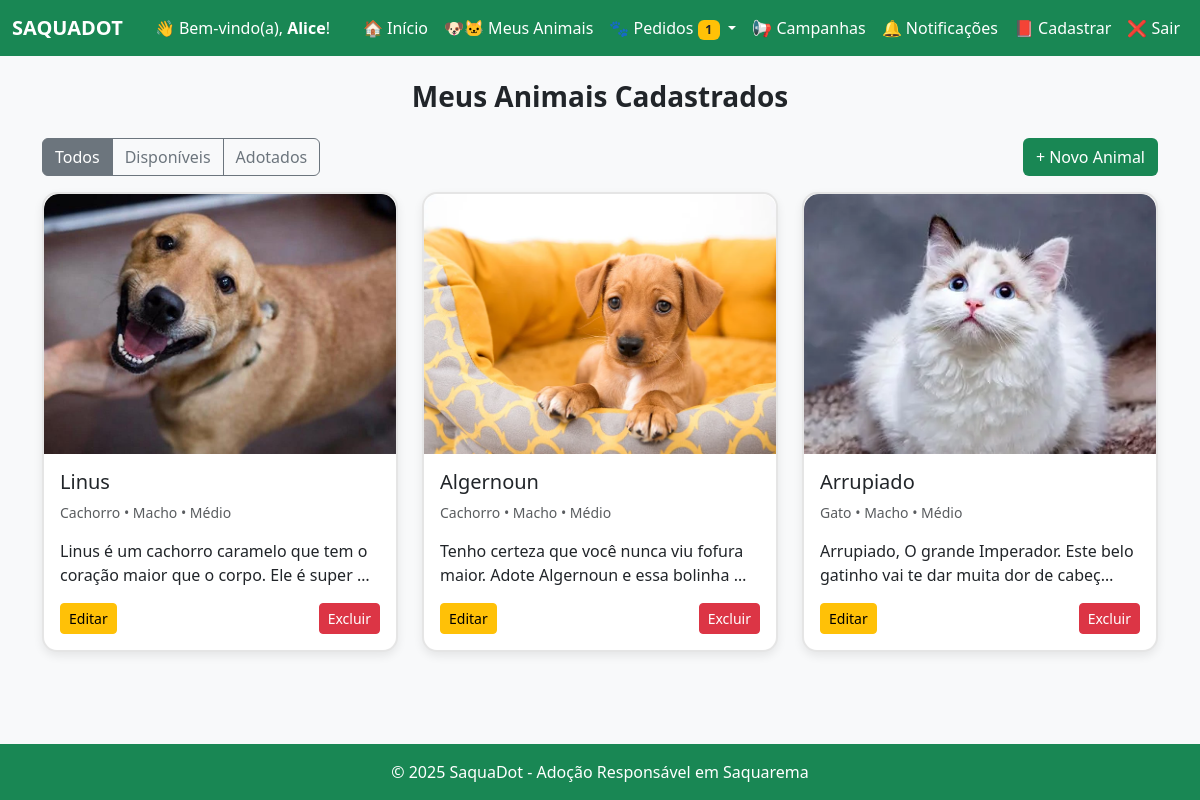
The app's page /meus-animais/ (signed in) with its own data.
### core/models.py (models this page shows, shortened)
class Animal(models.Model):
    PORTE_CHOICES = [
        ('Pequeno', 'Pequeno'),
        ('Médio', 'Médio'),
        ('Grande', 'Grande'),
    ]
    SEXO_CHOICES = [
        ('Macho', 'Macho'),
        ('Fêmea', 'Fêmea'),
    ]
    IDADE_CHOICES = [
        ('Menos de 6 meses', 'Menos de 6 meses'),
        ('7 a 11 meses', '7 a 11 meses'),
        ('1 ano', '1 ano'),
        ('2 anos', '2 anos'),
        ('3 anos', '3 anos'),
        ('4 anos', '4 anos'),
        ('5 anos', '5 anos'),
        ('6 anos', '6 anos'),
        ('7 ou mais', '7 ou mais'),
    ]
    nome = models.CharField(max_length=100)
    especie = models.CharField(max_length=50, choices=[('Cachorro', 'Cachorro'), ('Gato', 'Gato')])
    idade = models.CharField(max_length=20, choices=IDADE_CHOICES, verbose_name="Idade")
    descricao = models.TextField()
    foto = models.ImageField(upload_to='animais/')
    adotado = models.BooleanField(default=False)
    cuidador = models.ForeignKey(User, on_delete=models.CASCADE, related_name='animais')
    porte = models.CharField(
        max_length=10,
        choices=PORTE_CHOICES,
        verbose_name="Porte",
        null=True, # Permite que animais antigos não tenham porte
        blank=True # Permite que o campo seja opcional no formulário
    )
    sexo = models.CharField(
        max_length=10,
        choices=SEXO_CHOICES,
        verbose_name="Sexo",
        null=True,
        blank=True
    )
    whatsapp = models.CharField(
        max_length=20,
        blank=True,
        null=True,
        verbose_name="WhatsApp",
        help_text="Número com DDD"
    )
    email = models.EmailField(
        blank=True,
        null=True,
        verbose_name="E-mail"
    )

### core/views.py (the view)
# urls.py: path('meus-animais/', views.meus_animais, name='meus_animais'),
@login_required
def meus_animais(request):
    status = request.GET.get('status')
    animais = Animal.objects.filter(cuidador=request.user)
    if status == 'adotados':
        animais = animais.filter(adotado=True)
    elif status == 'disponiveis':
        animais = animais.filter(adotado=False)
    return render(request, 'core/meus_animais.html', {'animais': animais, 'status': status})

### core/context_processors.py (called while the page is built)
def contagem_pedidos(request):
    if request.user.is_authenticated:
        pendentes = Adocao.objects.filter(animal__cuidador=request.user, aprovado=False).count()
        return {'pedidos_pendentes': pendentes}
    return {}

def contagem_notificacoes(request):
    if request.user.is_authenticated:
        nao_lidas = Notificacao.objects.filter(usuario=request.user, lida=False).count()
        return {'notificacoes_nao_lidas': nao_lidas}
    return {}

### core/templates/core/meus_animais.html (shortened to what this page needs)
{% extends 'core/base.html' %}
{% block content %}
<h3 class="text-center mb-4"><b>Meus Animais Cadastrados</b></h3>
<div class="d-flex justify-content-between align-items-center mb-3">
  <div class="btn-group">
    <a href="{% url 'meus_animais' %}" class="btn btn-outline-secondary {% if not status %}active{% endif %}">Todos</a>
    <a href="?status=disponiveis" class="btn btn-outline-secondary {% if status == 'disponiveis' %}active{% endif %}">Disponíveis</a>
    <a href="?status=adotados" class="btn btn-outline-secondary {% if status == 'adotados' %}active{% endif %}">Adotados</a>
  </div>
  <a href="{% url 'cadastrar_animal' %}" class="btn btn-green">+ Novo Animal</a>
</div>
<div class="row">
  {% for animal in animais %}
    <div class="col-md-4 mb-4">
      <div class="card h-100 card-hover">
        <img src="{{ animal.foto.url }}" class="card-img-top" alt="{{ animal.nome }}">
        <div class="card-body">
          <h5 class="card-title">
            {{ animal.nome }}
          </h5>
          <p class="card-text small text-muted">{{ animal.especie }} • {{ animal.sexo|default_if_none:"?" }} • {{ animal.porte|default_if_none:"-" }}</p>
          <p class="card-text">{{ animal.descricao|truncatechars:80 }}</p>
          <div class="d-flex justify-content-between">
            <a href="{% url 'editar_animal' animal.id %}" class="btn btn-sm btn-warning">Editar</a>
            <a href="{% url 'excluir_animal' animal.id %}" class="btn btn-sm btn-danger">Excluir</a>
          </div>
        </div>
      </div>
    </div>
  {% empty %}
    <p class="text-center">Você ainda não cadastrou nenhum animal.</p>
  {% endfor %}
</div>
{% endblock %}

### core/templates/core/base.html (shortened to what this page needs)
{% load static %}
<!DOCTYPE html>
<html lang="pt-br">
<head>
  <link href="https://cdn.jsdelivr.net/npm/bootstrap@5.3.0/dist/css/bootstrap.min.css" rel="stylesheet">
  <link href="{% static 'core/styles.css' %}" rel="stylesheet">
</head>
<body>
  <nav class="navbar navbar-expand-lg" style="background-color: #198754;">
    <div class="container-fluid">
      <a class="navbar-brand text-white fw-bold" href="/">SAQUADOT</a>
      {% if user.is_authenticated %}
        <span class="navbar-text text-white ms-3">
          👋 Bem-vindo(a), <strong>{{ user.first_name|default:user.username }}</strong>!
        </span>
      {% endif %}
      <div class="collapse navbar-collapse justify-content-end" id="navbarNav">
        <ul class="navbar-nav">
          {% if user.is_authenticated %}
            <li class="nav-item"><a class="nav-link text-white" href="/">🏠 Início</a></li>
            <li class="nav-item"><a class="nav-link text-white" href="/meus-animais/">🐶🐱 Meus Animais</a></li>
            <li class="nav-item dropdown">
              <a class="nav-link dropdown-toggle text-white" href="#" id="navbarDropdown" role="button" data-bs-toggle="dropdown">
                🐾 Pedidos
                {% if pedidos_pendentes > 0 %}
                  <span class="badge bg-warning text-dark">{{ pedidos_pendentes }}</span>
                {% endif %}
              </a>
            </li>
            <li class="nav-item"><a class="nav-link text-white" href="/campanhas/">📢 Campanhas</a></li>
            <li class="nav-item">
              <a class="nav-link text-white position-relative" href="/notificacoes/">
                🔔 Notificações
              </a>
            </li>
            <li class="nav-item"><a class="nav-link text-white" href="/animal/cadastrar/">📕 Cadastrar</a></li>
            <li class="nav-item"><a class="nav-link text-white" href="/logout/">❌ Sair</a></li>
          {% else %}
            <li class="nav-item"><a class="nav-link text-white" href="/login/">Entrar</a></li>
            <li class="nav-item"><a class="nav-link text-white" href="/register/">Cadastrar</a></li>
          {% endif %}
        </ul>
      </div>
    </div>
  </nav>
  <div class="toast-container position-fixed bottom-0 end-0 p-3" style="z-index: 1100;">
  </div>
  <div class="container mt-4">
    {% block content %}{% endblock %}
  </div>
  <footer class="bg-success text-white text-center py-3 mt-auto">
    © 2025 SaquaDot - Adoção Responsável em Saquarema
  </footer>
</body>
</html>

### core/static/core/styles.css (style rules this page uses)
html, body { height: 100%; }
body { background-color: #f8f9fa; display: flex; flex-direction: column; }
.navbar { background-color: #198754; }
.navbar a, .navbar-brand { color: white !important; }
footer { background-color: #198754; color: white; text-align: center; padding: 15px; margin-top: auto; }
.btn-green { background-color: #198754; color: white; }
.card { position: relative; border-radius: 15px; background-color: #ffffff; box-shadow: 0 4px 10px rgba(0, 0, 0, 0.08); border: 2px solid rgba(0, 0, 0, 0.1); transition: transform 0.3s ease, box-shadow 0.3s ease, border-color 0.3s ease; overflow: hidden; }
.card-img-top { height: 260px; object-fit: cover; object-position: center; border-top-left-radius: 15px; border-top-right-radius: 15px; transition: opacity 0.3s ease, transform 0.3s ease; }

### records on screen
Animal: foto (picture), nome "Linus", especie "Cachorro", sexo "Macho", porte "Médio", descricao "Linus é um cachorro caramelo que tem o coração maior que o corpo. Ele é super …"
Animal: foto (picture), nome "Algernoun", especie "Cachorro", sexo "Macho", porte "Médio", descricao "Tenho certeza que você nunca viu fofura maior. Adote Algernoun e essa bolinha …"
Animal: foto (picture), nome "Arrupiado", especie "Gato", sexo "Macho", porte "Médio", descricao "Arrupiado, O grande Imperador. Este belo gatinho vai te dar muita dor de cabeç…"

### other values on screen
{{ user.first_name|default:user.username }} "Alice"
{{ pedidos_pendentes }} "1"
